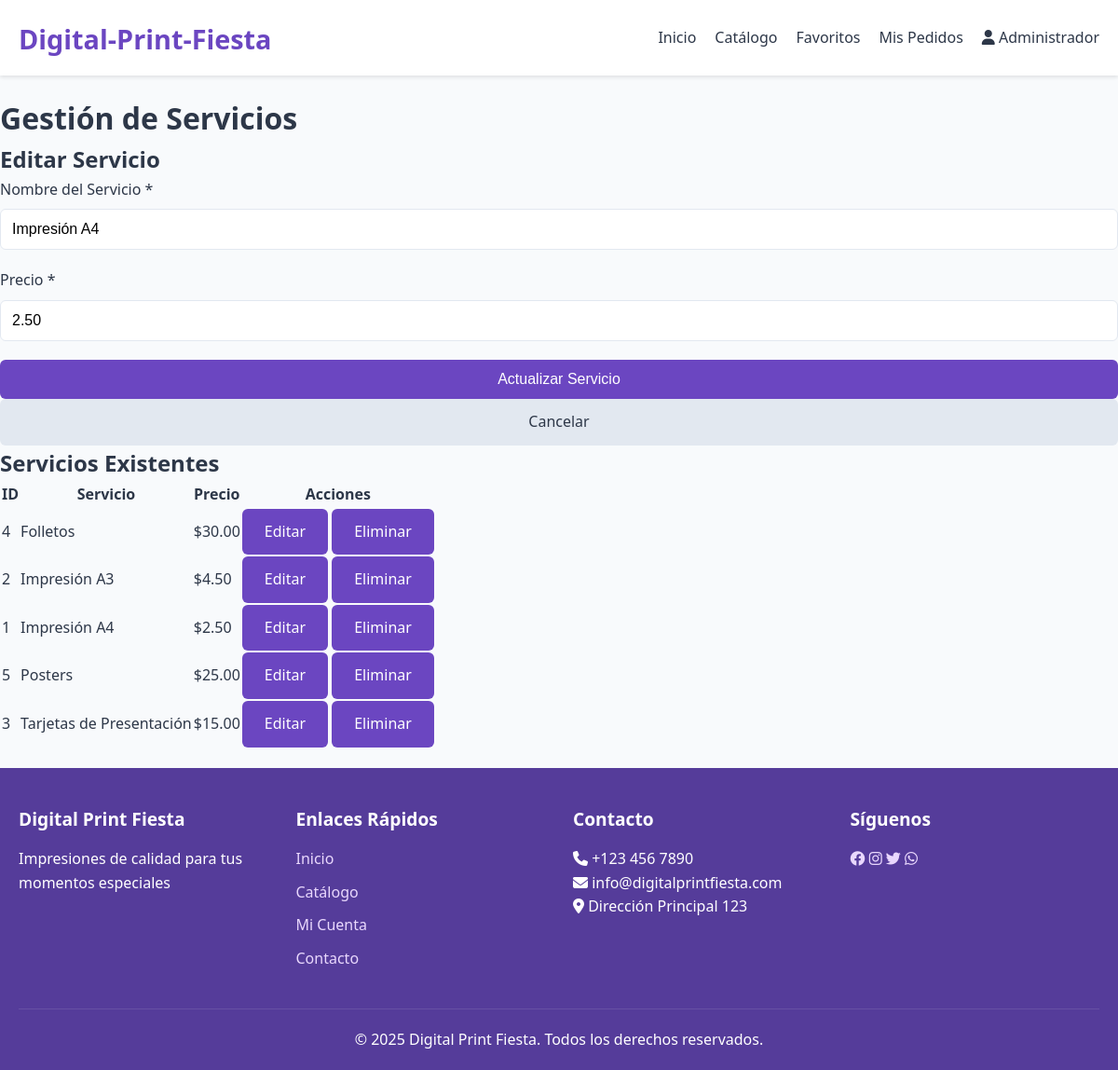
Screenshot of /admin/services.php?edit=1 (signed in) with the database file from the repository.
### tables this page shows
CREATE TABLE servicios (
    id INT AUTO_INCREMENT PRIMARY KEY,
    servicio VARCHAR(100) NOT NULL,
    precio DECIMAL(10,2) NOT NULL
);

### admin/services.php (the view, shortened to what this page needs)
<?php
$database = new Database();
$db = $database->getConnection();
$query = "SELECT * FROM servicios ORDER BY servicio";
$servicios = $db->query($query)->fetchAll(PDO::FETCH_ASSOC);
include '../includes/header.php';
?>
<div class="admin-container">
    <h1>Gestión de Servicios</h1>
    <div class="admin-form">
        <h2><?php echo isset($_GET['edit']) ? 'Editar Servicio' : 'Agregar Nuevo Servicio'; ?></h2>
        <?php
        $editing = false;
        $servicio_edit = null;
        if (isset($_GET['edit'])) {
            $editing = true;
            $servicio_id = $_GET['edit'];
            $query = "SELECT * FROM servicios WHERE id = ?";
            $stmt = $db->prepare($query);
            $stmt->bindParam(1, $servicio_id);
            $stmt->execute();
            $servicio_edit = $stmt->fetch(PDO::FETCH_ASSOC);
        }
        ?>
        <form method="POST">
            <div class="form-group">
                <label for="servicio">Nombre del Servicio *</label>
                <input type="text" id="servicio" name="servicio" required
                       value="<?php echo $editing ? htmlspecialchars($servicio_edit['servicio']) : ''; ?>">
            </div>
            <div class="form-group">
                <label for="precio">Precio *</label>
                <input type="number" id="precio" name="precio" step="0.01" min="0" required
                       value="<?php echo $editing ? $servicio_edit['precio'] : ''; ?>">
            </div>
            <button type="submit" class="btn btn-block">
                <?php echo $editing ? 'Actualizar Servicio' : 'Agregar Servicio'; ?>
            </button>
            <?php if ($editing): ?>
            <a href="services.php" class="btn btn-secondary btn-block">Cancelar</a>
            <?php endif; ?>
        </form>
    </div>
    <div class="admin-list">
        <h2>Servicios Existentes</h2>
        <?php if (empty($servicios)): ?>
        <p>No hay servicios registrados.</p>
        <?php else: ?>
        <div class="table-responsive">
            <table class="admin-table">
                <thead>
                    <tr>
                        <th>ID</th>
                        <th>Servicio</th>
                        <th>Precio</th>
                        <th>Acciones</th>
                    </tr>
                </thead>
                <tbody>
                    <?php foreach ($servicios as $servicio): ?>
                    <tr>
                        <td><?php echo $servicio['id']; ?></td>
                        <td><?php echo htmlspecialchars($servicio['servicio']); ?></td>
                        <td>$<?php echo number_format($servicio['precio'], 2); ?></td>
                        <td>
                            <a href="services.php?edit=<?php echo $servicio['id']; ?>" class="btn">Editar</a>
                            <a href="services.php?delete=<?php echo $servicio['id']; ?>"
                               class="btn btn-danger"
                               onclick="return confirm('¿Estás seguro de que quieres eliminar este servicio?');">Eliminar</a>
                        </td>
                    </tr>
                    <?php endforeach; ?>
                </tbody>
            </table>
        </div>
        <?php endif; ?>
    </div>
</div>
<?php
include '../includes/footer.php';
?>

### assets/css/style.css (style rules this page uses)
:root { --primary-color: #6b46c1; --primary-light: #805ad5; --primary-dark: #553c9a; --accent-color: #9f7aea; --light-color: #e9d8fd; --text-color: #2d3748; --background-color: #f8fafc; --white: #ffffff; --gray-light: #e2e8f0; --success-color: #48bb78; --error-color: #f56565; --warning-color: #ed8936; }
* { margin: 0; padding: 0; box-sizing: border-box; }
body { font-family: 'Segoe UI', Tahoma, Geneva, Verdana, sans-serif; line-height: 1.6; color: var(--text-color); background-color: var(--background-color); }
.form-group { margin-bottom: 20px; }
.form-group label { display: block; margin-bottom: 8px; font-weight: 500; }
.form-group input, .form-group select, .form-group textarea { width: 100%; padding: 12px; border: 1px solid var(--gray-light); border-radius: 6px; font-size: 16px; transition: border-color 0.3s; }
.btn { display: inline-block; padding: 12px 24px; background-color: var(--primary-color); color: var(--white); border: none; border-radius: 6px; font-size: 16px; font-weight: 500; cursor: pointer; transition: background-color 0.3s; text-decoration: none; text-align: center; }
.btn-block { display: block; width: 100%; }
.btn-secondary { background-color: var(--gray-light); color: var(--text-color); }

### rows the page displays
servicios: servicio "Impresión A4", precio "2.50", id "1"
servicios: id "4", servicio "Folletos", precio "30.00"
servicios: id "2", servicio "Impresión A3", precio "4.50"
servicios: id "5", servicio "Posters", precio "25.00"
servicios: id "3", servicio "Tarjetas de Presentación", precio "15.00"

### other values shown
$_SESSION['user_name'] "Administrador"
